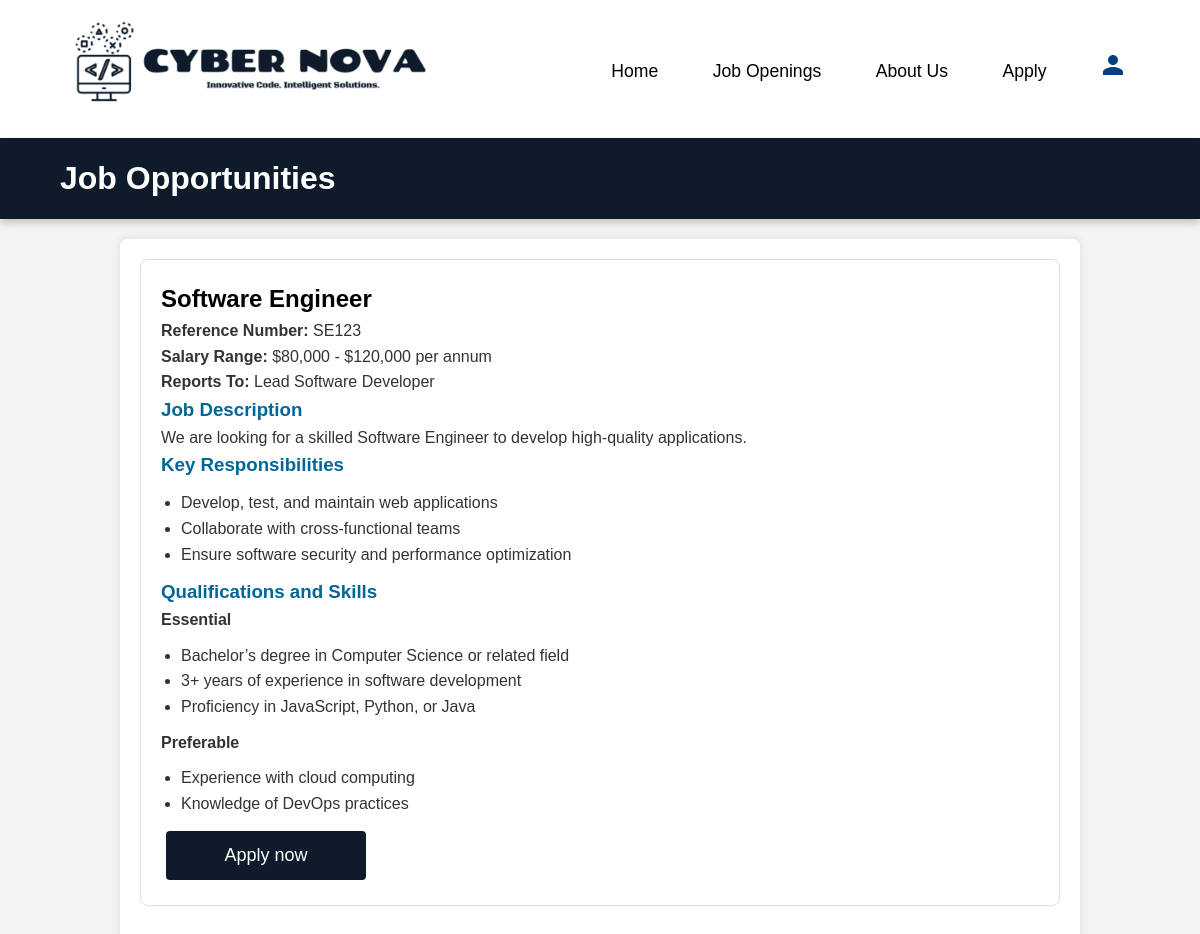
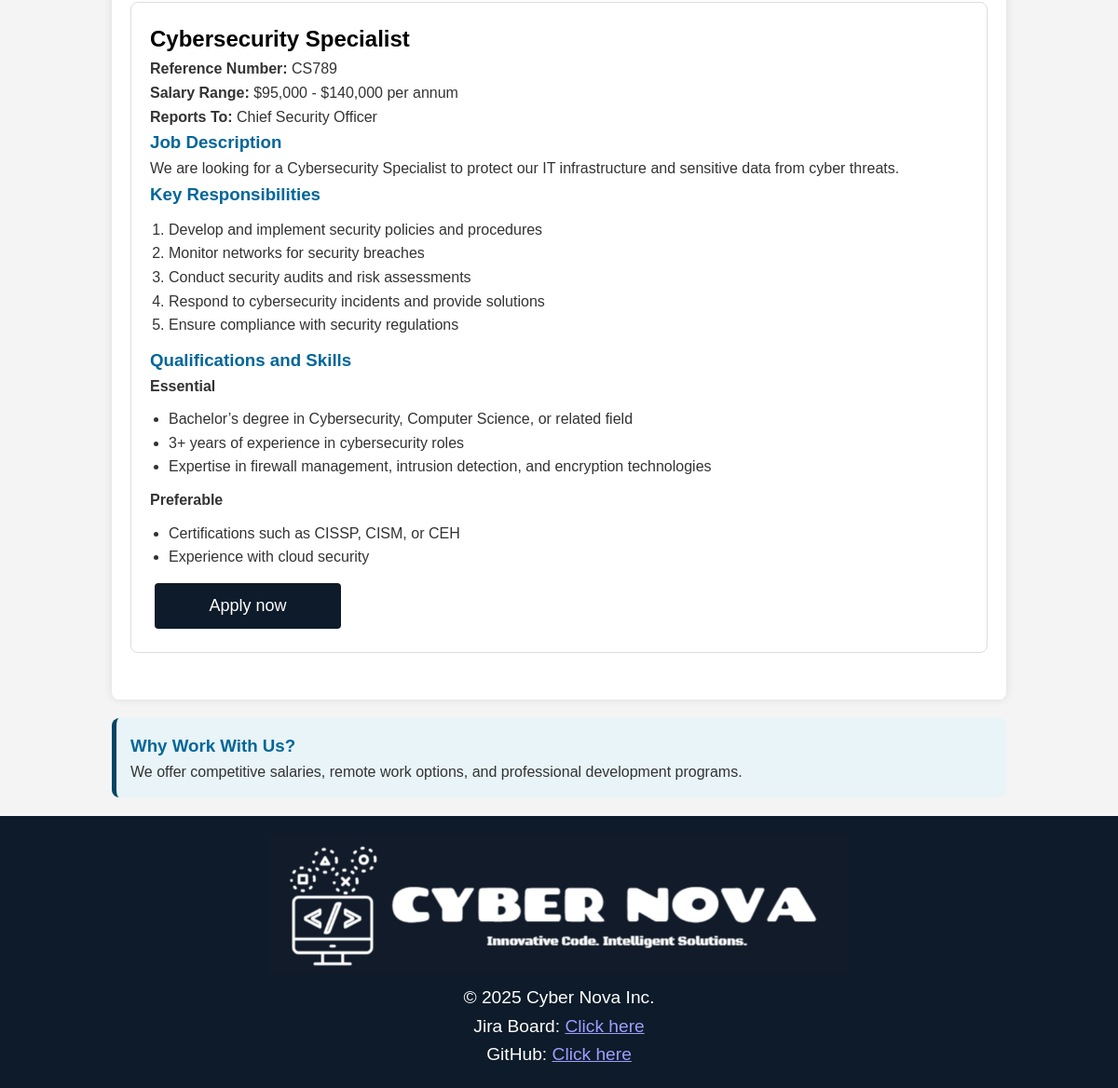
/jobs.php, run on the app's committed database (2 pictures, top to bottom).
### tables this page shows
CREATE TABLE `jobs` (
  `id` int(11) NOT NULL,
  `title` varchar(255) NOT NULL,
  `ref_number` varchar(50) NOT NULL,
  `salary_range` varchar(100) NOT NULL,
  `reports_to` varchar(255) NOT NULL,
  `description` text NOT NULL,
  `responsibilities` text NOT NULL,
  `qualifications_essential` text NOT NULL,
  `qualifications_preferable` text DEFAULT NULL
);

### jobs.php (the view, shortened to what this page needs)
<?php
require_once 'settings.php';
$conn = mysqli_connect($host, $username, $password, $database);
$sql    = "SELECT * FROM jobs ORDER BY id";
$result = mysqli_query($conn, $sql);
include 'header.inc';
?>
<header class="job-header">
  <h1>Job Opportunities</h1>
</header>
<main>
  <?php while ($job = mysqli_fetch_assoc($result)): ?>
    <?php
      $anchor = strtolower(preg_replace('/[^\w]+/', '_', trim($job['title'])));
    ?>
    <section id="<?php echo htmlspecialchars($anchor); ?>">
      <h2><?php echo htmlspecialchars($job['title']); ?></h2>
      <p>
        <strong>Reference Number:</strong>
        <?php echo htmlspecialchars($job['ref_number']); ?>
      </p>
      <p>
        <strong>Salary Range:</strong>
        <?php echo htmlspecialchars($job['salary_range']); ?>
      </p>
      <p>
        <strong>Reports To:</strong>
        <?php echo htmlspecialchars($job['reports_to']); ?>
      </p>
      <h3>Job Description</h3>
      <p><?php echo nl2br(htmlspecialchars($job['description'])); ?></p>
      <h3>Key Responsibilities</h3>
      <?php echo $job['responsibilities']; ?>
      <h3>Qualifications and Skills</h3>
      <h4>Essential</h4>
      <?php echo $job['qualifications_essential']; ?>
      <?php if (!empty($job['qualifications_preferable'])): ?>
        <h4>Preferable</h4>
        <?php echo $job['qualifications_preferable']; ?>
      <?php endif; ?>
      <a
        href="apply.php?ref=<?php echo urlencode($job['ref_number']); ?>"
        class="button"
      >
        <span>Apply now</span>
      </a>
    </section>
  <?php endwhile; ?>
</main>
<aside>
  <h3>Why Work With Us?</h3>
  <p>We offer competitive salaries, remote work options, and professional development programs.</p>
</aside>
<?php
include 'footer.inc';
?>

### header.inc (shortened to what this page needs)
<!DOCTYPE html>
<html lang="en">
<head>
  <link rel="stylesheet" href="styles.css">
</head>
<body>
  <header class="site-header">
    <div class="logo">
      <a href="index.php">
        <img src="SuperNovaLogo.png" alt="Cyber Nova Inc. Logo" style="height: 100px;">
      </a>
    </div>
    <nav>
      <ul class="nav-links">
        <li><a href="index.php">Home</a></li>
        <li><a href="jobs.php">Job Openings</a></li>
        <li><a href="about.php">About Us</a></li>
        <li><a href="apply.php">Apply</a></li>
        <li>
          <a href="login.php" title="Login or Register" class="user-icon-link">
            <svg xmlns="http://www.w3.org/2000/svg" width="24" height="24" fill="#004080" viewBox="0 0 24 24">
              <path d="M12 12c2.7 0 5-2.3 5-5s-2.3-5-5-5-5 2.3-5 5 2.3 5 5 5zm0 2c-3.3 0-10 1.7-10 5v3h20v-3c0-3.3-6.7-5-10-5z"/>
            </svg>
          </a>
        </li>
      </ul>
    </nav>
  </header>

### footer.inc
  <footer>
    <img src="footerlogo.png" alt="Footer Logo" style="height: 150px;">
    <p>&copy; 2025 Cyber Nova Inc.</p>
    <p>Jira Board: <a href="https://student-team-p6pajg6n.atlassian.net/jira/software/projects/WTP/summary" target="_blank">Click here</a></p>
    <p>GitHub: <a href="https://github.com/Shriyans007/Web-Tech-Project.git" target="_blank">Click here</a></p>
</footer>

### styles.css (style rules this page uses)
* { margin: 0; padding: 0; box-sizing: border-box; font-family: Arial, sans-serif; }
body { font-family: Arial, sans-serif; line-height: 1.6; margin: 0; padding: 0; background-color: #f4f4f4; color: #333; }
h1 { color: white; }
h2 { color: black; }
h3 { color: #006699; }
h4 { color: #333; }
ul, ol { margin: 10px 0; padding-left: 20px; }
header, .job-header { background-color: white; display: flex; justify-content: space-between; align-items: center; padding: 15px 5%; top: 0; width: 100%; z-index: 1000; box-shadow: 0 4px 8px rgba(0, 0, 0, 0.2); }
.job-header { background-color: #0D1B2A; position: sticky; }
nav { flex: 1; text-align: right; }
.nav-links { list-style: none; }
.nav-links li { display: inline; margin-left: 20px; }
.nav-links a { text-decoration: none; color: black; font-size: 1.1rem; padding: 10px 15px; border-radius: 5px; transition: background 0.3s; }
main { width: 80%; margin: 20px auto; padding: 20px; background: white; border-radius: 8px; box-shadow: 0 0 10px rgba(0, 0, 0, 0.1); }
section { margin-bottom: 30px; padding: 20px; border: 1px solid #ddd; border-radius: 8px; background: #ffffff; }
aside { width: 80%; margin: 20px auto; padding: 15px; background: #e8f4f8; border-left: 5px solid #004466; border-radius: 8px; }
footer { background: #0D1B2A; color: white; text-align: center; padding: 20px 0; font-size: 1.2em; margin-top: 20px; }
footer a { color: #9E9EFF; }
.button { display: inline-block; border-radius: 4px; background-color: #0D1B2A; border: none; color: #FFFFFF; text-align: center; font-size: 18px; padding: 10px; width: 200px; transition: all 0.5s; cursor: pointer; margin: 5px; }
.button span { cursor: pointer; display: inline-block; position: relative; transition: 0.5s; }
.button span:after { content: '\00bb'; position: absolute; opacity: 0; top: 0; right: -20px; transition: 0.5s; }
a { color: black; }

### data on the page
jobs: title "Software Engineer", ref_number "SE123", salary_range "$80,000 - $120,000 per annum", reports_to "Lead Software Developer", description "We are looking for a skilled Software Engineer to develop high-quality applications.", responsibilities "Develop, test, and maintain web applications Collaborate with cross-functional teams Ensure software security and performance optimization", qualifications_essential "Bachelor’s degree in Computer Science or related field 3+ years of experience in software development Proficiency in JavaScript, Python, or Java", qualifications_preferable "Experience with cloud computing Knowledge of DevOps practices"
jobs: title "Cybersecurity Specialist", ref_number "CS789", salary_range "$95,000 - $140,000 per annum", reports_to "Chief Security Officer", description "We are looking for a Cybersecurity Specialist to protect our IT infrastructure and sensitive data from cyber threats.", responsibilities "Develop and implement security policies and procedures Monitor networks for security breaches Conduct security audits and risk assessments Respond to cybersecurity incidents and provide solutions Ensure compliance with security regulations", qualifications_essential "Bachelor’s degree in Cybersecurity, Computer Science, or related field 3+ years of experience in cybersecurity roles Expertise in firewall management, intrusion detection, and encryption technologies", qualifications_preferable "Certifications such as CISSP, CISM, or CEH Experience with cloud security"
